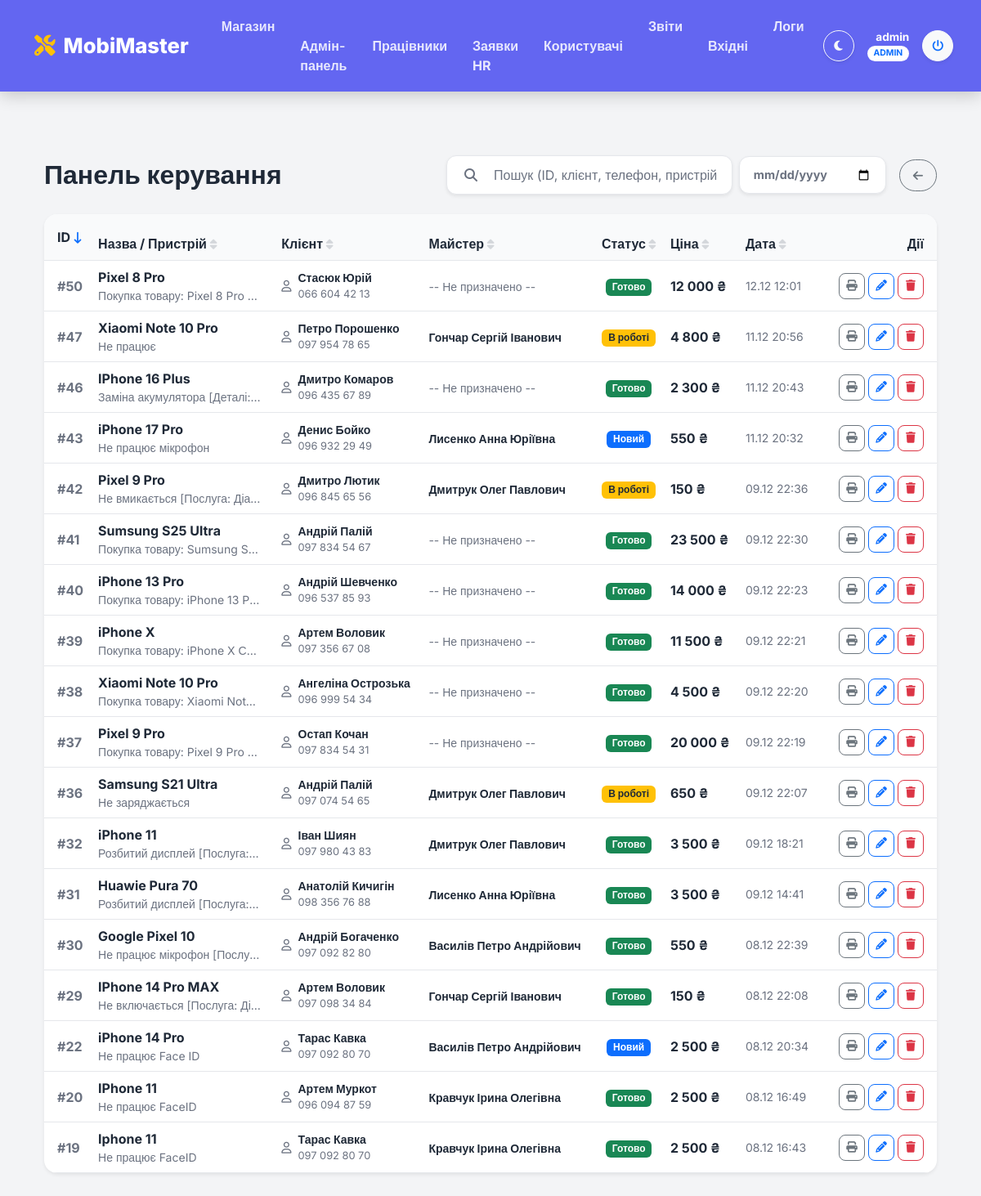
Page /admin_dashboard.php (signed in) on the committed database.
### tables this page shows
CREATE TABLE `orders` (
  `id` int(11) NOT NULL,
  `client_id` int(11) DEFAULT NULL,
  `contact_name` varchar(255) DEFAULT NULL,
  `contact_phone` varchar(50) DEFAULT NULL,
  `contact_email` varchar(255) DEFAULT NULL,
  `employee_id` int(11) DEFAULT NULL,
  `item_id` int(11) DEFAULT NULL,
  `device_model` varchar(100) DEFAULT NULL COMMENT 'Наприклад: iPhone 11, Samsung S21',
  `problem_description` text DEFAULT NULL COMMENT 'Опис проблеми зі слів клієнта',
  `status` enum('new','in_progress','done','issued','cancelled') DEFAULT 'new' COMMENT 'Статус замовлення',
  `created_at` datetime DEFAULT current_timestamp() COMMENT 'Дата прийому',
  `completed_at` datetime DEFAULT NULL COMMENT 'Дата виконання',
  `final_price` decimal(10,2) NOT NULL COMMENT 'Фактична ціна угоди',
  `image` varchar(255) DEFAULT NULL
);

CREATE TABLE `employees` (
  `id` int(11) NOT NULL,
  `full_name` varchar(100) NOT NULL,
  `position` varchar(50) NOT NULL COMMENT 'Посада: Майстер, Менеджер',
  `phone` varchar(20) NOT NULL,
  `hire_date` date NOT NULL COMMENT 'Дата прийняття на роботу',
  `salary` decimal(10,2) DEFAULT NULL COMMENT 'Ставка зарплати'
);

### admin_dashboard.php (the view, shortened to what this page needs)
<?php
require 'db.php';
function getOrders($pdo, $search = '', $date = '', $orderBy = 'o.id', $direction = 'DESC') {
    $sql = "
        SELECT
            o.*,
            e.full_name AS master_fullname,
            COALESCE(o.contact_name, c.full_name, u.full_name) AS final_client_name,
            COALESCE(o.contact_phone, c.phone) AS final_client_phone
        FROM orders o
        LEFT JOIN employees e ON o.employee_id = e.id
        LEFT JOIN clients c ON o.client_id = c.id
        LEFT JOIN users u ON o.client_id = u.id
        WHERE 1=1
    ";
    $params = [];
    $sql .= " ORDER BY $orderBy $direction";
    $stmt = $pdo->prepare($sql);
    $stmt->execute($params);
    return $stmt->fetchAll(PDO::FETCH_ASSOC);
}
            ?>
            <?php
include 'header.php';
$sort = $_GET['sort'] ?? 'id';
$dir = $_GET['dir'] ?? 'desc';
$cols = ['id'=>'o.id', 'device'=>'o.device_model', 'client'=>'final_client_name', 'master'=>'master_fullname', 'status'=>'o.status', 'price'=>'o.final_price', 'date'=>'o.created_at'];
$orderBy = $cols[$sort] ?? 'o.id';
$direction = ($dir === 'asc') ? 'ASC' : 'DESC';
$orders = getOrders($pdo, '', '', $orderBy, $direction);
function sortHeader($key, $title, $currentSort, $currentDir) {
    $newDir = ($currentSort == $key && $currentDir == 'desc') ? 'asc' : 'desc';
    $icon = ($currentSort == $key)
        ? ($currentDir == 'asc' ? ' <i class="fa-solid fa-arrow-up-long text-primary small"></i>' : ' <i class="fa-solid fa-arrow-down-long text-primary small"></i>')
        : ' <i class="fa-solid fa-sort text-muted opacity-25 small"></i>';
    return '<a href="?sort=' . $key . '&dir=' . $newDir . '" class="text-decoration-none fw-bold text-dark">' . $title . $icon . '</a>';
}
?>
<div class="container py-4">
    <div class="d-flex flex-wrap justify-content-between align-items-center mb-4 gap-3">
        <div>
            <h2 class="fw-bold mb-0" style="color: #6366f1;"><i class="fa-solid "></i>Панель керування</h2>
        </div>
        <div class="d-flex gap-2 align-items-center flex-grow-1 justify-content-end" style="max-width: 600px;">
            <div class="search-container flex-grow-1 shadow-sm">
                <i class="fa-solid fa-magnifying-glass text-muted ms-3 me-2"></i>
                <input type="text" id="liveSearchInput" class="form-control border-0 shadow-none bg-transparent" placeholder="Пошук (ID, клієнт, телефон, пристрій)...">
            </div>
            <div class="search-container shadow-sm" style="width: 180px;">
                <input type="date" id="dateFilter" class="form-control border-0 shadow-none bg-transparent text-secondary fw-bold" style="font-size: 0.9rem;">
            </div>
            <a href="index.php" class="btn btn-outline-secondary btn-sm rounded-pill px-3 py-2 fw-bold ms-2">
                <i class="fa-solid fa-arrow-left"></i>
            </a>
        </div>
    </div>
    <div class="card shadow-sm border-0 overflow-hidden" style="border-radius: 16px;">
        <div class="table-responsive">
            <table class="table table-hover align-middle mb-0">
                <thead class="bg-light border-bottom">
                    <tr>
                        <th class="py-3 ps-3"><?= sortHeader('id', 'ID', $sort, $dir) ?></th>
                        <th><?= sortHeader('device', 'Назва / Пристрій', $sort, $dir) ?></th>
                        <th><?= sortHeader('client', 'Клієнт', $sort, $dir) ?></th>
                        <th><?= sortHeader('master', 'Майстер', $sort, $dir) ?></th>
                        <th class="text-center"><?= sortHeader('status', 'Статус', $sort, $dir) ?></th>
                        <th><?= sortHeader('price', 'Ціна', $sort, $dir) ?></th>
                        <th><?= sortHeader('date', 'Дата', $sort, $dir) ?></th>
                        <th class="text-end pe-3" style="min-width: 140px;">Дії</th>
                    </tr>
                </thead>
                <tbody id="ordersTableBody">
                    <?php
                    if (count($orders) > 0) {
                        foreach ($orders as $row) {
                            ?>
                            <tr>
                                <td class="ps-3 fw-bold text-secondary">#<?= $row['id'] ?></td>
                                <td class="fw-bold">
                                    <span class="text-dark"><?= htmlspecialchars($row['device_model']) ?></span>
                                    <div class="small text-muted fw-normal text-truncate" style="max-width: 200px;"><?= htmlspecialchars($row['problem_description']) ?></div>
                                </td>
                                <td>
                                    <?php if (!empty($row['final_client_name'])): ?>
                                        <div class="d-flex align-items-center">
                                            <i class="fa-regular fa-user text-muted me-2 small"></i>
                                            <div>
                                                <div class="text-dark fw-bold small"><?= htmlspecialchars($row['final_client_name']) ?></div>
                                                <?php if(!empty($row['final_client_phone'])): ?><div class="small text-muted" style="font-size: 0.8em;"><?= htmlspecialchars($row['final_client_phone']) ?></div><?php endif; ?>
                                            </div>
                                        </div>
                                    <?php else: ?><span class="text-danger small">ID: <?= $row['client_id'] ?></span><?php endif; ?>
                                </td>
                                <td><?= !empty($row['master_fullname']) ? '<span class="text-dark small fw-bold">'.htmlspecialchars($row['master_fullname']).'</span>' : '<span class="text-muted small">-- Не призначено --</span>' ?></td>
                                <td class="text-center">
                                    <?php
                                    $s = $row['status'];
                                    if($s=='new') echo '<span class="badge bg-primary">Новий</span>';
                                    elseif($s=='in_progress') echo '<span class="badge bg-warning text-dark">В роботі</span>';
                                    elseif($s=='done') echo '<span class="badge bg-success">Готово</span>';
                                    else echo '<span class="badge bg-secondary">'.$s.'</span>';
                                    ?>
                                </td>
                                <td class="fw-bold text-dark"><?= number_format($row['final_price'], 0, ' ', ' ') ?> ₴</td>
                                <td class="small text-muted"><?= date('d.m H:i', strtotime($row['created_at'])) ?></td>
                                <td class="text-end pe-3">
                                    <div class="d-flex justify-content-end gap-1">
                                        <a href="print_receipt.php?id=<?= $row['id'] ?>&type=order" target="_blank" class="btn btn-outline-secondary btn-action"><i class="fa-solid fa-print"></i></a>
                                        <a href="edit.php?id=<?= $row['id'] ?>" class="btn btn-outline-primary btn-action"><i class="fa-solid fa-pencil"></i></a>
                                        <a href="delete.php?id=<?= $row['id'] ?>" class="btn btn-outline-danger btn-action" onclick="return confirm('Видалити?')"><i class="fa-solid fa-trash"></i></a>
                                    </div>
                                </td>
                            </tr>
                            <?php
                        }
                    } else { echo '<tr><td colspan="8" class="text-center py-5 text-muted">Замовлень немає</td></tr>'; }
                    ?>
                </tbody>
            </table>
        </div>
    </div>
</div>
<?php include 'footer.php'; ?>

### header.php (style rules this page uses)
:root { --bg-body: #f3f4f6; --bg-card: #ffffff; --bg-secondary: #f9fafb; --text-main: #1f2937; --text-muted: #6b7280; --border-color: #e5e7eb; --navbar-bg: #6366f1; --input-bg: #ffffff; --table-border: #e5e7eb; }
body { background-color: var(--bg-body) !important; color: var(--text-main) !important; font-family: 'Inter', sans-serif; min-height: 100vh; display: flex; flex-direction: column; transition: background-color 0.3s, color 0.3s; }
.card, body.dark-mode .bg-white { background-color: var(--bg-card) !important; color: var(--text-main) !important; border-color: var(--border-color) !important; }
.table { color: var(--text-main) !important; --bs-table-color: var(--text-main); --bs-table-bg: transparent; --bs-table-border-color: var(--table-border); }
.table thead th, body.dark-mode .bg-light { background-color: var(--bg-secondary) !important; color: var(--text-main) !important; border-color: var(--border-color) !important; }
.table tbody td { border-color: var(--border-color) !important; }
.form-control, .form-select { background-color: var(--input-bg) !important; color: var(--text-main) !important; border-color: var(--border-color) !important; }
.form-control::placeholder { color: var(--text-muted); }
.text-dark, h1, h2, h3, h4, h5, h6 { color: var(--text-main) !important; }
.text-muted, .text-secondary { color: var(--text-muted) !important; }

### admin_dashboard.php (style rules this page uses)
.btn-action { width: 32px; height: 32px; display: inline-flex; align-items: center; justify-content: center; border-radius: 8px; transition: all 0.2s; padding: 0; font-size: 0.85rem; }
.search-container { background: #fff; padding: 5px; border-radius: 12px; border: 1px solid #e5e7eb; display: flex; align-items: center; }

### rows in the picture
orders: id "50", device_model "Pixel 8 Pro", problem_description "Покупка товару: Pixel 8 Pro…", final_client_name "Стасюк Юрій", final_client_phone "066 604 42 13", shows "-- Не призначено --", status "Готово", final_price "12 000", created_at "12.12 12:01"
orders: id "47", device_model "Xiaomi Note 10 Pro", problem_description "Не працює", final_client_name "Петро Порошенко", final_client_phone "097 954 78 65", employee.full_name "Гончар Сергій Іванович", status "В роботі", final_price "4 800", created_at "11.12 20:56"
orders: id "46", device_model "IPhone 16 Plus", problem_description "Заміна акумулятора [Деталі:…", final_client_name "Дмитро Комаров", final_client_phone "096 435 67 89", shows "-- Не призначено --", status "Готово", final_price "2 300", created_at "11.12 20:43"
orders: id "43", device_model "iPhone 17 Pro", problem_description "Не працює мікрофон", final_client_name "Денис Бойко", final_client_phone "096 932 29 49", employee.full_name "Лисенко Анна Юріївна", status "Новий", final_price "550", created_at "11.12 20:32"
orders: id "42", device_model "Pixel 9 Pro", problem_description "Не вмикається [Послуга: Діа…", final_client_name "Дмитро Лютик", final_client_phone "096 845 65 56", employee.full_name "Дмитрук Олег Павлович", status "В роботі", final_price "150", created_at "09.12 22:36"
orders: id "41", device_model "Sumsung S25 Ultra", problem_description "Покупка товару: Sumsung S…", final_client_name "Андрій Палій", final_client_phone "097 834 54 67", shows "-- Не призначено --", status "Готово", final_price "23 500", created_at "09.12 22:30"
orders: id "40", device_model "iPhone 13 Pro", problem_description "Покупка товару: iPhone 13 P…", final_client_name "Андрій Шевченко", final_client_phone "096 537 85 93", shows "-- Не призначено --", status "Готово", final_price "14 000", created_at "09.12 22:23"
orders: id "39", device_model "iPhone X", problem_description "Покупка товару: iPhone X С…", final_client_name "Артем Воловик", final_client_phone "097 356 67 08", shows "-- Не призначено --", status "Готово", final_price "11 500", created_at "09.12 22:21"
orders: id "38", device_model "Xiaomi Note 10 Pro", problem_description "Покупка товару: Xiaomi Not…", final_client_name "Ангеліна Острозька", final_client_phone "096 999 54 34", shows "-- Не призначено --", status "Готово", final_price "4 500", created_at "09.12 22:20"
orders: id "37", device_model "Pixel 9 Pro", problem_description "Покупка товару: Pixel 9 Pro…", final_client_name "Остап Кочан", final_client_phone "097 834 54 31", shows "-- Не призначено --", status "Готово", final_price "20 000", created_at "09.12 22:19"
orders: id "36", device_model "Samsung S21 Ultra", problem_description "Не заряджається", final_client_name "Андрій Палій", final_client_phone "097 074 54 65", employee.full_name "Дмитрук Олег Павлович", status "В роботі", final_price "650", created_at "09.12 22:07"
orders: id "32", device_model "iPhone 11", problem_description "Розбитий дисплей [Послуга:…", final_client_name "Іван Шиян", final_client_phone "097 980 43 83", employee.full_name "Дмитрук Олег Павлович", status "Готово", final_price "3 500", created_at "09.12 18:21"
orders: id "31", device_model "Huawie Pura 70", problem_description "Розбитий дисплей [Послуга:…", final_client_name "Анатолій Кичигін", final_client_phone "098 356 76 88", employee.full_name "Лисенко Анна Юріївна", status "Готово", final_price "3 500", created_at "09.12 14:41"
orders: id "30", device_model "Google Pixel 10", problem_description "Не працює мікрофон [Послу…", final_client_name "Андрій Богаченко", final_client_phone "097 092 82 80", employee.full_name "Василів Петро Андрійович", status "Готово", final_price "550", created_at "08.12 22:39"
orders: id "29", device_model "IPhone 14 Pro MAX", problem_description "Не включається [Послуга: Ді…", final_client_name "Артем Воловик", final_client_phone "097 098 34 84", employee.full_name "Гончар Сергій Іванович", status "Готово", final_price "150", created_at "08.12 22:08"
orders: id "22", device_model "iPhone 14 Pro", problem_description "Не працює Face ID", final_client_name "Тарас Кавка", final_client_phone "097 092 80 70", employee.full_name "Василів Петро Андрійович", status "Новий", final_price "2 500", created_at "08.12 20:34"
orders: id "20", device_model "IPhone 11", problem_description "Не працює FaceID", final_client_name "Артем Муркот", final_client_phone "096 094 87 59", employee.full_name "Кравчук Ірина Олегівна", status "Готово", final_price "2 500", created_at "08.12 16:49"
orders: id "19", device_model "Iphone 11", problem_description "Не працює FaceID", final_client_name "Тарас Кавка", final_client_phone "097 092 80 70", employee.full_name "Кравчук Ірина Олегівна", status "Готово", final_price "2 500", created_at "08.12 16:43"

### other values in the picture
$_SESSION['full_name'] "admin"
$title "ID Назва / Пристрій Клієнт Майстер Статус Ціна Дата"
